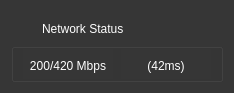
<?xml version="1.0" encoding="UTF-8"?>
<ui version="4.0">
 <class>NetworkStatus</class>
 <widget class="QWidget" name="NetworkStatus">
  <property name="geometry">
   <rect>
    <x>0</x>
    <y>0</y>
    <width>234</width>
    <height>93</height>
   </rect>
  </property>
  <property name="minimumSize">
   <size>
    <width>0</width>
    <height>60</height>
   </size>
  </property>
  <property name="maximumSize">
   <size>
    <width>234</width>
    <height>93</height>
   </size>
  </property>
  <property name="windowTitle">
   <string>Form</string>
  </property>
  <property name="styleSheet">
   <string notr="true">background-color: rgb(54, 54, 54);</string>
  </property>
  <layout class="QVBoxLayout" name="verticalLayout">
   <property name="spacing">
    <number>0</number>
   </property>
   <item>
    <widget class="QGroupBox" name="BatteryGroup">
     <property name="minimumSize">
      <size>
       <width>0</width>
       <height>30</height>
      </size>
     </property>
     <property name="font">
      <font>
       <pointsize>9</pointsize>
      </font>
     </property>
     <property name="styleSheet">
      <string notr="true">QGroupBox {
    border: 0px;
}</string>
     </property>
     <property name="title">
      <string/>
     </property>
     <property name="alignment">
      <set>Qt::AlignmentFlag::AlignLeading|Qt::AlignmentFlag::AlignLeft|Qt::AlignmentFlag::AlignVCenter</set>
     </property>
     <layout class="QHBoxLayout" name="horizontalLayout">
      <property name="spacing">
       <number>0</number>
      </property>
      <property name="leftMargin">
       <number>0</number>
      </property>
      <property name="topMargin">
       <number>0</number>
      </property>
      <property name="rightMargin">
       <number>0</number>
      </property>
      <property name="bottomMargin">
       <number>0</number>
      </property>
      <item>
       <widget class="QLabel" name="battery_label">
        <property name="maximumSize">
         <size>
          <width>100</width>
          <height>16777215</height>
         </size>
        </property>
        <property name="palette">
         <palette>
          <active>
           <colorrole role="WindowText">
            <brush brushstyle="SolidPattern">
             <color alpha="255">
              <red>255</red>
              <green>255</green>
              <blue>255</blue>
             </color>
            </brush>
           </colorrole>
           <colorrole role="Button">
            <brush brushstyle="SolidPattern">
             <color alpha="255">
              <red>54</red>
              <green>54</green>
              <blue>54</blue>
             </color>
            </brush>
           </colorrole>
           <colorrole role="Text">
            <brush brushstyle="SolidPattern">
             <color alpha="255">
              <red>255</red>
              <green>255</green>
              <blue>255</blue>
             </color>
            </brush>
           </colorrole>
           <colorrole role="ButtonText">
            <brush brushstyle="SolidPattern">
             <color alpha="255">
              <red>255</red>
              <green>255</green>
              <blue>255</blue>
             </color>
            </brush>
           </colorrole>
           <colorrole role="Base">
            <brush brushstyle="SolidPattern">
             <color alpha="255">
              <red>54</red>
              <green>54</green>
              <blue>54</blue>
             </color>
            </brush>
           </colorrole>
           <colorrole role="Window">
            <brush brushstyle="SolidPattern">
             <color alpha="255">
              <red>54</red>
              <green>54</green>
              <blue>54</blue>
             </color>
            </brush>
           </colorrole>
           <colorrole role="PlaceholderText">
            <brush brushstyle="SolidPattern">
             <color alpha="128">
              <red>255</red>
              <green>255</green>
              <blue>255</blue>
             </color>
            </brush>
           </colorrole>
          </active>
          <inactive>
           <colorrole role="WindowText">
            <brush brushstyle="SolidPattern">
             <color alpha="255">
              <red>255</red>
              <green>255</green>
              <blue>255</blue>
             </color>
            </brush>
           </colorrole>
           <colorrole role="Button">
            <brush brushstyle="SolidPattern">
             <color alpha="255">
              <red>54</red>
              <green>54</green>
              <blue>54</blue>
             </color>
            </brush>
           </colorrole>
           <colorrole role="Text">
            <brush brushstyle="SolidPattern">
             <color alpha="255">
              <red>255</red>
              <green>255</green>
              <blue>255</blue>
             </color>
            </brush>
           </colorrole>
           <colorrole role="ButtonText">
            <brush brushstyle="SolidPattern">
             <color alpha="255">
              <red>255</red>
              <green>255</green>
              <blue>255</blue>
             </color>
            </brush>
           </colorrole>
           <colorrole role="Base">
            <brush brushstyle="SolidPattern">
             <color alpha="255">
              <red>54</red>
              <green>54</green>
              <blue>54</blue>
             </color>
            </brush>
           </colorrole>
           <colorrole role="Window">
            <brush brushstyle="SolidPattern">
             <color alpha="255">
              <red>54</red>
              <green>54</green>
              <blue>54</blue>
             </color>
            </brush>
           </colorrole>
           <colorrole role="PlaceholderText">
            <brush brushstyle="SolidPattern">
             <color alpha="128">
              <red>255</red>
              <green>255</green>
              <blue>255</blue>
             </color>
            </brush>
           </colorrole>
          </inactive>
          <disabled>
           <colorrole role="WindowText">
            <brush brushstyle="SolidPattern">
             <color alpha="255">
              <red>255</red>
              <green>255</green>
              <blue>255</blue>
             </color>
            </brush>
           </colorrole>
           <colorrole role="Button">
            <brush brushstyle="SolidPattern">
             <color alpha="255">
              <red>54</red>
              <green>54</green>
              <blue>54</blue>
             </color>
            </brush>
           </colorrole>
           <colorrole role="Text">
            <brush brushstyle="SolidPattern">
             <color alpha="255">
              <red>255</red>
              <green>255</green>
              <blue>255</blue>
             </color>
            </brush>
           </colorrole>
           <colorrole role="ButtonText">
            <brush brushstyle="SolidPattern">
             <color alpha="255">
              <red>255</red>
              <green>255</green>
              <blue>255</blue>
             </color>
            </brush>
           </colorrole>
           <colorrole role="Base">
            <brush brushstyle="SolidPattern">
             <color alpha="255">
              <red>54</red>
              <green>54</green>
              <blue>54</blue>
             </color>
            </brush>
           </colorrole>
           <colorrole role="Window">
            <brush brushstyle="SolidPattern">
             <color alpha="255">
              <red>54</red>
              <green>54</green>
              <blue>54</blue>
             </color>
            </brush>
           </colorrole>
           <colorrole role="PlaceholderText">
            <brush brushstyle="SolidPattern">
             <color alpha="128">
              <red>255</red>
              <green>255</green>
              <blue>255</blue>
             </color>
            </brush>
           </colorrole>
          </disabled>
         </palette>
        </property>
        <property name="styleSheet">
         <string notr="true">color: rgb(255, 255, 255);a</string>
        </property>
        <property name="text">
         <string>Network Status</string>
        </property>
       </widget>
      </item>
      <item>
       <widget class="QLabel" name="label">
        <property name="maximumSize">
         <size>
          <width>20</width>
          <height>20</height>
         </size>
        </property>
        <property name="text">
         <string/>
        </property>
        <property name="pixmap">
         <pixmap resource="icons/mobility_icons.qrc">:/statuses/green_circle.png</pixmap>
        </property>
        <property name="scaledContents">
         <bool>true</bool>
        </property>
       </widget>
      </item>
     </layout>
    </widget>
   </item>
   <item>
    <widget class="QGroupBox" name="status_box">
     <property name="minimumSize">
      <size>
       <width>0</width>
       <height>0</height>
      </size>
     </property>
     <property name="title">
      <string/>
     </property>
     <layout class="QHBoxLayout" name="horizontalLayout_4">
      <property name="topMargin">
       <number>0</number>
      </property>
      <property name="bottomMargin">
       <number>0</number>
      </property>
      <item>
       <widget class="QGroupBox" name="bandwidth_box">
        <property name="enabled">
         <bool>true</bool>
        </property>
        <property name="minimumSize">
         <size>
          <width>90</width>
          <height>30</height>
         </size>
        </property>
        <property name="maximumSize">
         <size>
          <width>180</width>
          <height>30</height>
         </size>
        </property>
        <property name="styleSheet">
         <string notr="true">QGroupBox {
    border: 0px;
}</string>
        </property>
        <property name="title">
         <string/>
        </property>
        <property name="alignment">
         <set>Qt::AlignmentFlag::AlignLeading|Qt::AlignmentFlag::AlignLeft|Qt::AlignmentFlag::AlignVCenter</set>
        </property>
        <property name="flat">
         <bool>true</bool>
        </property>
        <property name="checkable">
         <bool>false</bool>
        </property>
        <layout class="QHBoxLayout" name="horizontalLayout_3">
         <property name="spacing">
          <number>0</number>
         </property>
         <property name="leftMargin">
          <number>0</number>
         </property>
         <property name="topMargin">
          <number>0</number>
         </property>
         <property name="rightMargin">
          <number>0</number>
         </property>
         <property name="bottomMargin">
          <number>0</number>
         </property>
         <item>
          <widget class="QLabel" name="bandwidth_val">
           <property name="maximumSize">
            <size>
             <width>120</width>
             <height>16777215</height>
            </size>
           </property>
           <property name="palette">
            <palette>
             <active>
              <colorrole role="WindowText">
               <brush brushstyle="SolidPattern">
                <color alpha="255">
                 <red>255</red>
                 <green>255</green>
                 <blue>255</blue>
                </color>
               </brush>
              </colorrole>
              <colorrole role="Button">
               <brush brushstyle="SolidPattern">
                <color alpha="255">
                 <red>54</red>
                 <green>54</green>
                 <blue>54</blue>
                </color>
               </brush>
              </colorrole>
              <colorrole role="Text">
               <brush brushstyle="SolidPattern">
                <color alpha="255">
                 <red>255</red>
                 <green>255</green>
                 <blue>255</blue>
                </color>
               </brush>
              </colorrole>
              <colorrole role="ButtonText">
               <brush brushstyle="SolidPattern">
                <color alpha="255">
                 <red>255</red>
                 <green>255</green>
                 <blue>255</blue>
                </color>
               </brush>
              </colorrole>
              <colorrole role="Base">
               <brush brushstyle="SolidPattern">
                <color alpha="255">
                 <red>54</red>
                 <green>54</green>
                 <blue>54</blue>
                </color>
               </brush>
              </colorrole>
              <colorrole role="Window">
               <brush brushstyle="SolidPattern">
                <color alpha="255">
                 <red>54</red>
                 <green>54</green>
                 <blue>54</blue>
                </color>
               </brush>
              </colorrole>
              <colorrole role="PlaceholderText">
               <brush brushstyle="SolidPattern">
                <color alpha="128">
                 <red>255</red>
                 <green>255</green>
                 <blue>255</blue>
                </color>
               </brush>
              </colorrole>
             </active>
             <inactive>
              <colorrole role="WindowText">
               <brush brushstyle="SolidPattern">
                <color alpha="255">
                 <red>255</red>
                 <green>255</green>
                 <blue>255</blue>
                </color>
               </brush>
              </colorrole>
              <colorrole role="Button">
               <brush brushstyle="SolidPattern">
                <color alpha="255">
                 <red>54</red>
                 <green>54</green>
                 <blue>54</blue>
                </color>
               </brush>
              </colorrole>
              <colorrole role="Text">
               <brush brushstyle="SolidPattern">
                <color alpha="255">
                 <red>255</red>
                 <green>255</green>
                 <blue>255</blue>
                </color>
               </brush>
              </colorrole>
              <colorrole role="ButtonText">
               <brush brushstyle="SolidPattern">
                <color alpha="255">
                 <red>255</red>
                 <green>255</green>
                 <blue>255</blue>
                </color>
               </brush>
              </colorrole>
              <colorrole role="Base">
               <brush brushstyle="SolidPattern">
                <color alpha="255">
                 <red>54</red>
                 <green>54</green>
                 <blue>54</blue>
                </color>
               </brush>
              </colorrole>
              <colorrole role="Window">
               <brush brushstyle="SolidPattern">
                <color alpha="255">
                 <red>54</red>
                 <green>54</green>
                 <blue>54</blue>
                </color>
               </brush>
              </colorrole>
              <colorrole role="PlaceholderText">
               <brush brushstyle="SolidPattern">
                <color alpha="128">
                 <red>255</red>
                 <green>255</green>
                 <blue>255</blue>
                </color>
               </brush>
              </colorrole>
             </inactive>
             <disabled>
              <colorrole role="WindowText">
               <brush brushstyle="SolidPattern">
                <color alpha="255">
                 <red>255</red>
                 <green>255</green>
                 <blue>255</blue>
                </color>
               </brush>
              </colorrole>
              <colorrole role="Button">
               <brush brushstyle="SolidPattern">
                <color alpha="255">
                 <red>54</red>
                 <green>54</green>
                 <blue>54</blue>
                </color>
               </brush>
              </colorrole>
              <colorrole role="Text">
               <brush brushstyle="SolidPattern">
                <color alpha="255">
                 <red>255</red>
                 <green>255</green>
                 <blue>255</blue>
                </color>
               </brush>
              </colorrole>
              <colorrole role="ButtonText">
               <brush brushstyle="SolidPattern">
                <color alpha="255">
                 <red>255</red>
                 <green>255</green>
                 <blue>255</blue>
                </color>
               </brush>
              </colorrole>
              <colorrole role="Base">
               <brush brushstyle="SolidPattern">
                <color alpha="255">
                 <red>54</red>
                 <green>54</green>
                 <blue>54</blue>
                </color>
               </brush>
              </colorrole>
              <colorrole role="Window">
               <brush brushstyle="SolidPattern">
                <color alpha="255">
                 <red>54</red>
                 <green>54</green>
                 <blue>54</blue>
                </color>
               </brush>
              </colorrole>
              <colorrole role="PlaceholderText">
               <brush brushstyle="SolidPattern">
                <color alpha="128">
                 <red>255</red>
                 <green>255</green>
                 <blue>255</blue>
                </color>
               </brush>
              </colorrole>
             </disabled>
            </palette>
           </property>
           <property name="styleSheet">
            <string notr="true">color: rgb(255, 255, 255);</string>
           </property>
           <property name="text">
            <string>200/420 Mbps</string>
           </property>
           <property name="alignment">
            <set>Qt::AlignmentFlag::AlignCenter</set>
           </property>
          </widget>
         </item>
        </layout>
       </widget>
      </item>
      <item>
       <spacer name="horizontalSpacer">
        <property name="orientation">
         <enum>Qt::Orientation::Horizontal</enum>
        </property>
        <property name="sizeHint" stdset="0">
         <size>
          <width>40</width>
          <height>20</height>
         </size>
        </property>
       </spacer>
      </item>
      <item>
       <widget class="QGroupBox" name="latency_box">
        <property name="enabled">
         <bool>true</bool>
        </property>
        <property name="minimumSize">
         <size>
          <width>90</width>
          <height>30</height>
         </size>
        </property>
        <property name="maximumSize">
         <size>
          <width>120</width>
          <height>16777215</height>
         </size>
        </property>
        <property name="styleSheet">
         <string notr="true">QGroupBox {
    border: 0px;
}</string>
        </property>
        <property name="title">
         <string/>
        </property>
        <property name="alignment">
         <set>Qt::AlignmentFlag::AlignLeading|Qt::AlignmentFlag::AlignLeft|Qt::AlignmentFlag::AlignVCenter</set>
        </property>
        <property name="flat">
         <bool>true</bool>
        </property>
        <property name="checkable">
         <bool>false</bool>
        </property>
        <layout class="QHBoxLayout" name="horizontalLayout_2">
         <property name="spacing">
          <number>0</number>
         </property>
         <property name="leftMargin">
          <number>0</number>
         </property>
         <property name="topMargin">
          <number>0</number>
         </property>
         <property name="rightMargin">
          <number>0</number>
         </property>
         <property name="bottomMargin">
          <number>0</number>
         </property>
         <item>
          <widget class="QLabel" name="latency_val">
           <property name="maximumSize">
            <size>
             <width>60</width>
             <height>16777215</height>
            </size>
           </property>
           <property name="palette">
            <palette>
             <active>
              <colorrole role="WindowText">
               <brush brushstyle="SolidPattern">
                <color alpha="255">
                 <red>255</red>
                 <green>255</green>
                 <blue>255</blue>
                </color>
               </brush>
              </colorrole>
              <colorrole role="Button">
               <brush brushstyle="SolidPattern">
                <color alpha="255">
                 <red>54</red>
                 <green>54</green>
                 <blue>54</blue>
                </color>
               </brush>
              </colorrole>
              <colorrole role="Text">
               <brush brushstyle="SolidPattern">
                <color alpha="255">
                 <red>255</red>
                 <green>255</green>
                 <blue>255</blue>
                </color>
               </brush>
              </colorrole>
              <colorrole role="ButtonText">
               <brush brushstyle="SolidPattern">
                <color alpha="255">
                 <red>255</red>
                 <green>255</green>
                 <blue>255</blue>
                </color>
               </brush>
              </colorrole>
              <colorrole role="Base">
               <brush brushstyle="SolidPattern">
                <color alpha="255">
                 <red>54</red>
                 <green>54</green>
                 <blue>54</blue>
                </color>
               </brush>
              </colorrole>
              <colorrole role="Window">
               <brush brushstyle="SolidPattern">
                <color alpha="255">
                 <red>54</red>
                 <green>54</green>
                 <blue>54</blue>
                </color>
               </brush>
              </colorrole>
              <colorrole role="PlaceholderText">
               <brush brushstyle="SolidPattern">
                <color alpha="128">
                 <red>255</red>
                 <green>255</green>
                 <blue>255</blue>
                </color>
               </brush>
              </colorrole>
             </active>
             <inactive>
              <colorrole role="WindowText">
               <brush brushstyle="SolidPattern">
                <color alpha="255">
                 <red>255</red>
                 <green>255</green>
                 <blue>255</blue>
                </color>
               </brush>
              </colorrole>
              <colorrole role="Button">
               <brush brushstyle="SolidPattern">
                <color alpha="255">
                 <red>54</red>
                 <green>54</green>
                 <blue>54</blue>
                </color>
               </brush>
              </colorrole>
              <colorrole role="Text">
               <brush brushstyle="SolidPattern">
                <color alpha="255">
                 <red>255</red>
                 <green>255</green>
                 <blue>255</blue>
                </color>
               </brush>
              </colorrole>
              <colorrole role="ButtonText">
               <brush brushstyle="SolidPattern">
                <color alpha="255">
                 <red>255</red>
                 <green>255</green>
                 <blue>255</blue>
                </color>
               </brush>
              </colorrole>
              <colorrole role="Base">
               <brush brushstyle="SolidPattern">
                <color alpha="255">
                 <red>54</red>
                 <green>54</green>
                 <blue>54</blue>
                </color>
               </brush>
              </colorrole>
              <colorrole role="Window">
               <brush brushstyle="SolidPattern">
                <color alpha="255">
                 <red>54</red>
                 <green>54</green>
                 <blue>54</blue>
                </color>
               </brush>
              </colorrole>
              <colorrole role="PlaceholderText">
               <brush brushstyle="SolidPattern">
                <color alpha="128">
                 <red>255</red>
                 <green>255</green>
                 <blue>255</blue>
                </color>
               </brush>
              </colorrole>
             </inactive>
             <disabled>
              <colorrole role="WindowText">
               <brush brushstyle="SolidPattern">
                <color alpha="255">
                 <red>255</red>
                 <green>255</green>
                 <blue>255</blue>
                </color>
               </brush>
              </colorrole>
              <colorrole role="Button">
               <brush brushstyle="SolidPattern">
                <color alpha="255">
                 <red>54</red>
                 <green>54</green>
                 <blue>54</blue>
                </color>
               </brush>
              </colorrole>
              <colorrole role="Text">
               <brush brushstyle="SolidPattern">
                <color alpha="255">
                 <red>255</red>
                 <green>255</green>
                 <blue>255</blue>
                </color>
               </brush>
              </colorrole>
              <colorrole role="ButtonText">
               <brush brushstyle="SolidPattern">
                <color alpha="255">
                 <red>255</red>
                 <green>255</green>
                 <blue>255</blue>
                </color>
               </brush>
              </colorrole>
              <colorrole role="Base">
               <brush brushstyle="SolidPattern">
                <color alpha="255">
                 <red>54</red>
                 <green>54</green>
                 <blue>54</blue>
                </color>
               </brush>
              </colorrole>
              <colorrole role="Window">
               <brush brushstyle="SolidPattern">
                <color alpha="255">
                 <red>54</red>
                 <green>54</green>
                 <blue>54</blue>
                </color>
               </brush>
              </colorrole>
              <colorrole role="PlaceholderText">
               <brush brushstyle="SolidPattern">
                <color alpha="128">
                 <red>255</red>
                 <green>255</green>
                 <blue>255</blue>
                </color>
               </brush>
              </colorrole>
             </disabled>
            </palette>
           </property>
           <property name="styleSheet">
            <string notr="true">color: rgb(255, 255, 255);</string>
           </property>
           <property name="text">
            <string>(42ms)</string>
           </property>
           <property name="alignment">
            <set>Qt::AlignmentFlag::AlignCenter</set>
           </property>
          </widget>
         </item>
        </layout>
       </widget>
      </item>
     </layout>
    </widget>
   </item>
  </layout>
 </widget>
 <resources>
  <include location="icons/mobility_icons.qrc"/>
 </resources>
 <connections/>
</ui>
